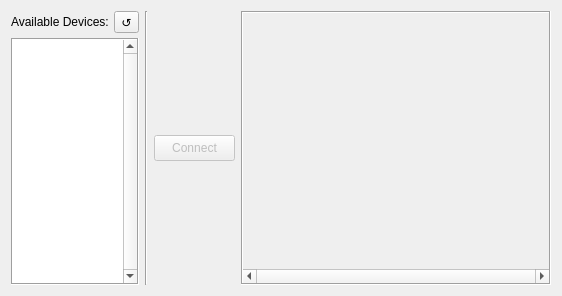
<?xml version="1.0" encoding="UTF-8"?>
<ui version="4.0">
 <class>BLE_Config</class>
 <widget class="QWidget" name="BLE_Config">
  <property name="geometry">
   <rect>
    <x>0</x>
    <y>0</y>
    <width>562</width>
    <height>296</height>
   </rect>
  </property>
  <property name="windowTitle">
   <string>Form</string>
  </property>
  <property name="autoFillBackground">
   <bool>false</bool>
  </property>
  <layout class="QHBoxLayout" name="horizontalLayout" stretch="2,0,1,8">
   <item>
    <layout class="QVBoxLayout" name="verticalLayout" stretch="1,4">
     <property name="spacing">
      <number>5</number>
     </property>
     <property name="sizeConstraint">
      <enum>QLayout::SetMaximumSize</enum>
     </property>
     <property name="leftMargin">
      <number>0</number>
     </property>
     <property name="topMargin">
      <number>0</number>
     </property>
     <property name="rightMargin">
      <number>0</number>
     </property>
     <property name="bottomMargin">
      <number>0</number>
     </property>
     <item>
      <layout class="QHBoxLayout" name="horizontalLayout_4">
       <item>
        <widget class="QLabel" name="bleAvailableDevicesLabel">
         <property name="sizePolicy">
          <sizepolicy hsizetype="Maximum" vsizetype="Maximum">
           <horstretch>0</horstretch>
           <verstretch>0</verstretch>
          </sizepolicy>
         </property>
         <property name="text">
          <string>Available Devices:</string>
         </property>
        </widget>
       </item>
       <item>
        <spacer name="horizontalSpacer_2">
         <property name="orientation">
          <enum>Qt::Horizontal</enum>
         </property>
         <property name="sizeType">
          <enum>QSizePolicy::Expanding</enum>
         </property>
         <property name="sizeHint" stdset="0">
          <size>
           <width>40</width>
           <height>20</height>
          </size>
         </property>
        </spacer>
       </item>
       <item>
        <widget class="QToolButton" name="refreshBLEdevices">
         <property name="sizePolicy">
          <sizepolicy hsizetype="Minimum" vsizetype="Fixed">
           <horstretch>0</horstretch>
           <verstretch>0</verstretch>
          </sizepolicy>
         </property>
         <property name="maximumSize">
          <size>
           <width>30</width>
           <height>16777215</height>
          </size>
         </property>
         <property name="toolTip">
          <string>Reload the list of ports</string>
         </property>
         <property name="text">
          <string>↺</string>
         </property>
        </widget>
       </item>
      </layout>
     </item>
     <item>
      <widget class="QListView" name="availabelBLEdevicesListView">
       <property name="sizePolicy">
        <sizepolicy hsizetype="Expanding" vsizetype="Expanding">
         <horstretch>0</horstretch>
         <verstretch>0</verstretch>
        </sizepolicy>
       </property>
       <property name="frameShape">
        <enum>QFrame::Box</enum>
       </property>
       <property name="frameShadow">
        <enum>QFrame::Sunken</enum>
       </property>
       <property name="verticalScrollBarPolicy">
        <enum>Qt::ScrollBarAlwaysOn</enum>
       </property>
       <property name="horizontalScrollBarPolicy">
        <enum>Qt::ScrollBarAsNeeded</enum>
       </property>
       <property name="sizeAdjustPolicy">
        <enum>QAbstractScrollArea::AdjustIgnored</enum>
       </property>
      </widget>
     </item>
    </layout>
   </item>
   <item>
    <widget class="Line" name="line">
     <property name="orientation">
      <enum>Qt::Vertical</enum>
     </property>
    </widget>
   </item>
   <item>
    <widget class="QToolButton" name="BLEconnectBtn">
     <property name="enabled">
      <bool>false</bool>
     </property>
     <property name="minimumSize">
      <size>
       <width>81</width>
       <height>26</height>
      </size>
     </property>
     <property name="text">
      <string>Connect</string>
     </property>
    </widget>
   </item>
   <item>
    <widget class="QScrollArea" name="charScrollArea">
     <property name="enabled">
      <bool>true</bool>
     </property>
     <property name="frameShape">
      <enum>QFrame::Box</enum>
     </property>
     <property name="frameShadow">
      <enum>QFrame::Sunken</enum>
     </property>
     <property name="horizontalScrollBarPolicy">
      <enum>Qt::ScrollBarAlwaysOn</enum>
     </property>
     <property name="widgetResizable">
      <bool>true</bool>
     </property>
     <widget class="QWidget" name="addCharWidget">
      <property name="geometry">
       <rect>
        <x>0</x>
        <y>0</y>
        <width>268</width>
        <height>249</height>
       </rect>
      </property>
      <layout class="QHBoxLayout" name="bleaddCharTabLayout"/>
     </widget>
    </widget>
   </item>
  </layout>
 </widget>
 <resources/>
 <connections/>
</ui>
